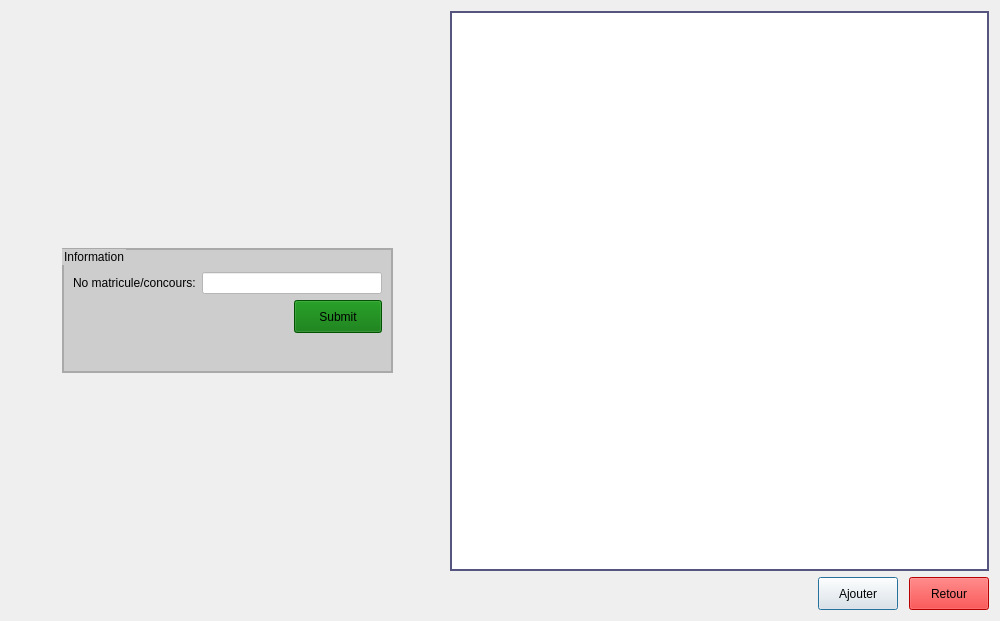
<?xml version="1.0" encoding="UTF-8"?>
<ui version="4.0">
 <class>ajout_echel</class>
 <widget class="QDialog" name="ajout_echel">
  <property name="geometry">
   <rect>
    <x>0</x>
    <y>0</y>
    <width>1000</width>
    <height>621</height>
   </rect>
  </property>
  <property name="windowTitle">
   <string>Ajout</string>
  </property>
  <layout class="QGridLayout" name="gridLayout">
   <item row="0" column="1">
    <spacer name="verticalSpacer_3">
     <property name="orientation">
      <enum>Qt::Vertical</enum>
     </property>
     <property name="sizeHint" stdset="0">
      <size>
       <width>20</width>
       <height>230</height>
      </size>
     </property>
    </spacer>
   </item>
   <item row="0" column="3" rowspan="3">
    <layout class="QVBoxLayout" name="verticalLayout">
     <item>
      <widget class="QTableView" name="tableView">
       <property name="styleSheet">
        <string notr="true">QTableView{
	border: 2px solid rgb(85, 85, 127);
	background-color: #fff;
	color: black;
}
</string>
       </property>
      </widget>
     </item>
     <item>
      <layout class="QHBoxLayout" name="horizontalLayout_2">
       <item>
        <spacer name="horizontalSpacer_2">
         <property name="orientation">
          <enum>Qt::Horizontal</enum>
         </property>
         <property name="sizeHint" stdset="0">
          <size>
           <width>368</width>
           <height>20</height>
          </size>
         </property>
        </spacer>
       </item>
       <item>
        <widget class="QPushButton" name="pushButton_3">
         <property name="styleSheet">
          <string notr="true">QPushButton{
	height: 25px;
	font: 81 11pt &quot;Fira Sans Compressed ExtraBold&quot;;
}
</string>
         </property>
         <property name="text">
          <string>Ajouter</string>
         </property>
        </widget>
       </item>
       <item>
        <spacer name="horizontalSpacer_3">
         <property name="orientation">
          <enum>Qt::Horizontal</enum>
         </property>
         <property name="sizeType">
          <enum>QSizePolicy::Fixed</enum>
         </property>
         <property name="sizeHint" stdset="0">
          <size>
           <width>5</width>
           <height>20</height>
          </size>
         </property>
        </spacer>
       </item>
       <item>
        <widget class="QPushButton" name="pushButton_2">
         <property name="styleSheet">
          <string notr="true">QPushButton{
	height: 25px;
	font: 81 Italic 11pt &quot;Fira Sans Compressed ExtraBold&quot;;
	color: black;
	background-color: red;
}
QpushButton:pressed{
	background-color: rgb(182, 7, 7);
}
</string>
         </property>
         <property name="text">
          <string>Retour</string>
         </property>
        </widget>
       </item>
      </layout>
     </item>
    </layout>
   </item>
   <item row="1" column="0">
    <spacer name="horizontalSpacer_4">
     <property name="orientation">
      <enum>Qt::Horizontal</enum>
     </property>
     <property name="sizeHint" stdset="0">
      <size>
       <width>40</width>
       <height>20</height>
      </size>
     </property>
    </spacer>
   </item>
   <item row="1" column="1">
    <widget class="QGroupBox" name="groupBox">
     <property name="minimumSize">
      <size>
       <width>0</width>
       <height>125</height>
      </size>
     </property>
     <property name="maximumSize">
      <size>
       <width>16777215</width>
       <height>125</height>
      </size>
     </property>
     <property name="styleSheet">
      <string notr="true">QGroupBox{
	background-color: rgba(191, 191, 191, 0.7);
	color: #000;
	border: 2px solid darkgray;
}
</string>
     </property>
     <property name="title">
      <string>Information</string>
     </property>
     <layout class="QFormLayout" name="formLayout">
      <item row="2" column="0">
       <widget class="QLabel" name="label">
        <property name="styleSheet">
         <string notr="true">QLabel{
	color: #000;
}</string>
        </property>
        <property name="text">
         <string>No matricule/concours:</string>
        </property>
       </widget>
      </item>
      <item row="2" column="1">
       <widget class="QLineEdit" name="lineEdit">
        <property name="minimumSize">
         <size>
          <width>180</width>
          <height>0</height>
         </size>
        </property>
        <property name="maximumSize">
         <size>
          <width>180</width>
          <height>16777215</height>
         </size>
        </property>
        <property name="styleSheet">
         <string notr="true">QLineEdit{
	background-color: #fff;
	color:  #000;
}

</string>
        </property>
       </widget>
      </item>
      <item row="3" column="1">
       <layout class="QHBoxLayout" name="horizontalLayout">
        <item>
         <spacer name="horizontalSpacer">
          <property name="orientation">
           <enum>Qt::Horizontal</enum>
          </property>
          <property name="sizeHint" stdset="0">
           <size>
            <width>40</width>
            <height>20</height>
           </size>
          </property>
         </spacer>
        </item>
        <item>
         <widget class="QPushButton" name="pushButton">
          <property name="styleSheet">
           <string notr="true">QPushButton{
	background-color: rgb(0, 113, 0);
	height: 25px;
	width: 80px;
	font: 81 italic 12pt &quot;Fira Sans Compressed ExtraBold&quot;;
}
QPushButton:pressed{
	background-color: rgb(0, 85, 0);
}</string>
          </property>
          <property name="text">
           <string>Submit</string>
          </property>
         </widget>
        </item>
       </layout>
      </item>
      <item row="1" column="0">
       <spacer name="verticalSpacer">
        <property name="orientation">
         <enum>Qt::Vertical</enum>
        </property>
        <property name="sizeType">
         <enum>QSizePolicy::Fixed</enum>
        </property>
        <property name="sizeHint" stdset="0">
         <size>
          <width>20</width>
          <height>7</height>
         </size>
        </property>
       </spacer>
      </item>
      <item row="1" column="1">
       <spacer name="verticalSpacer_2">
        <property name="orientation">
         <enum>Qt::Vertical</enum>
        </property>
        <property name="sizeType">
         <enum>QSizePolicy::Fixed</enum>
        </property>
        <property name="sizeHint" stdset="0">
         <size>
          <width>20</width>
          <height>7</height>
         </size>
        </property>
       </spacer>
      </item>
     </layout>
    </widget>
   </item>
   <item row="1" column="2">
    <spacer name="horizontalSpacer_5">
     <property name="orientation">
      <enum>Qt::Horizontal</enum>
     </property>
     <property name="sizeHint" stdset="0">
      <size>
       <width>17</width>
       <height>20</height>
      </size>
     </property>
    </spacer>
   </item>
   <item row="2" column="1">
    <spacer name="verticalSpacer_4">
     <property name="orientation">
      <enum>Qt::Vertical</enum>
     </property>
     <property name="sizeHint" stdset="0">
      <size>
       <width>20</width>
       <height>230</height>
      </size>
     </property>
    </spacer>
   </item>
  </layout>
 </widget>
 <resources/>
 <connections/>
</ui>
